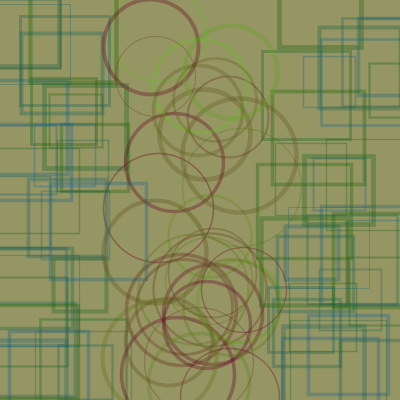
Frame 1 (no input)
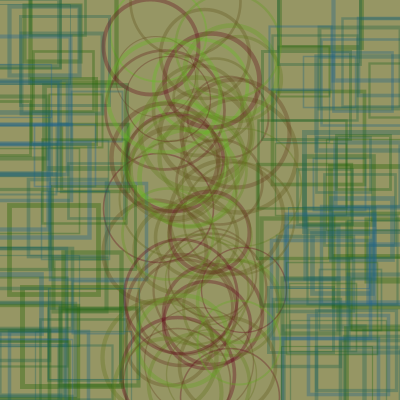
Frame 2 (the mouse pressed at the canvas centre, redrawn once)

The Processing sketch that drew these frames (run headless with seeded random() and noise(); the mouse was pressed at the canvas centre and the sketch redrawn once):

// Processing sketch: processing_39142
// ── processing_39142.pde

void setup() {
  size(400, 400);
  background(150, 150, 100);
  float z;
  float w;
}

//basic setting for drawing
void draw() { 
  for (int a=30; a<width*2; a+=100) {
    for (int b=15; b<width/2; b+=50) {
      shapes(a, b);
    }
  }
  noLoop();
}

void shapes(float a, float b) {
  //defining shapes
  float z = random(50, 100);
  float w = random(80, 120);
  strokeWeight(random(1, 5));
  stroke(0, 80);
  noFill();
  rectMode(CENTER);

  //first row of shapes
  stroke(30, 100, random(0, 150), 90); 
  rect(random(100), random(height), z, z);

  //second row of shapes
  stroke(100, random(0, 200), 30, 90);
  ellipse(random(150, 250), random(height), w, w);

  //third row of shapes
  stroke(30, 100, random(0, 150), 90); 
  rect(random(300, 400), random(height), z, z);
}
